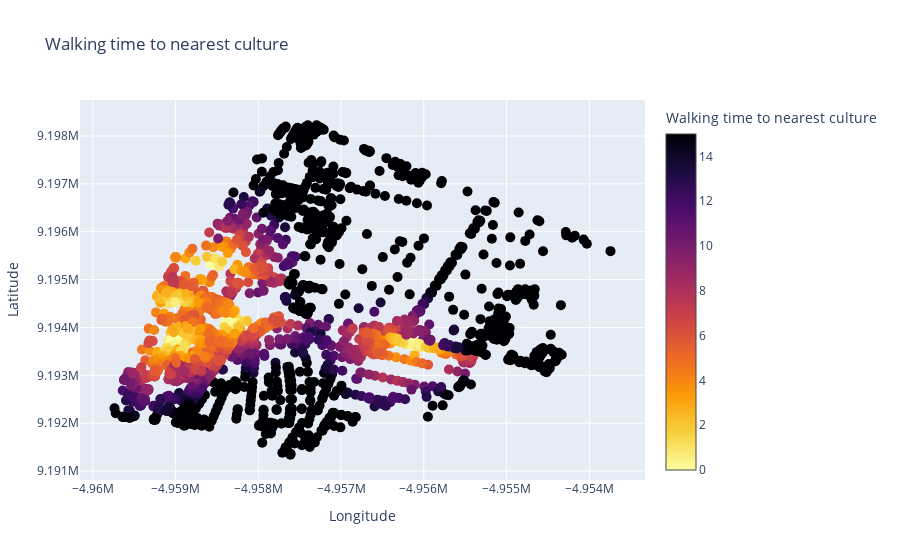

The code cell stored with this chart in its notebook:
### Code cell
import plotly.graph_objects as go

# Create scatter plot
fig = go.Figure(data=go.Scatter(
    x=nodes['x'],
    y=nodes['y'],
    mode='markers',
    marker=dict(
        size=10,
        color=distances['travel_time'], # color scale based on distance to nearest store
        colorscale='inferno_r', # colormap
        colorbar=dict(title='Walking time to nearest culture')
    )
))

# Set layout
fig.update_layout(
    title='Walking time to nearest culture',
    xaxis=dict(title='Longitude'),
    yaxis=dict(title='Latitude'),
    geo=dict(
        projection=dict(type='mercator'), # specify projection
        center=dict(lon=0, lat=0), # set the center of the map
        scope='north america', # set the scope of the map
        showland=True, # display landmasses
        landcolor='rgb(217, 217, 217)', # set land color
    )
)

# Show plot
fig.show()

### Figure 1 — Plotly figure (JSON) as saved in the notebook; plotly's stock layout.template omitted (floating-point values rounded to 4 significant figures; data arrays with more than 128 entries replaced by an {"elided": "..."} marker saying what was removed)
{"data": [{"marker": {"color": {"elided": "3200 float values"}, "colorbar": {"title": {"text": "Walking time to nearest culture"}}, "colorscale": [[0, "#fcffa4"], [0.1111, "#f7d13d"], [0.2222, "#fb9b06"], [0.3333, "#ed6925"], [0.4444, "#cf4446"], [0.5556, "#a52c60"], [0.6667, "#781c6d"], [0.7778, "#4a0c6b"], [0.8889, "#1b0c41"], [1, "#000004"]], "size": 10}, "mode": "markers", "type": "scatter", "x": {"elided": "3200 float values"}, "y": {"elided": "3200 float values"}}], "layout": {"geo": {"center": {"lat": 0, "lon": 0}, "landcolor": "rgb(217, 217, 217)", "projection": {"type": "mercator"}, "scope": "north america", "showland": false}, "title": {"text": "Walking time to nearest culture"}, "xaxis": {"title": {"text": "Longitude"}}, "yaxis": {"title": {"text": "Latitude"}}}}
